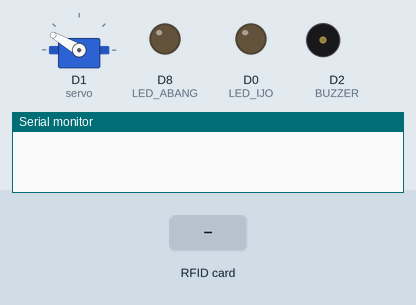
Simulated run of this sketch. Board: ESP8266 (NodeMCU). On the bench: servo, output pins drawn as LEDs (lit = HIGH), buzzer (waves = sounding), the last lines printed to the serial monitor. The inputs (shaded band) are chosen by the test bench.

Above: at 1.2 s.
1.3 s: RFID card 43 57 31 14 held to the reader
At 1.9 s:
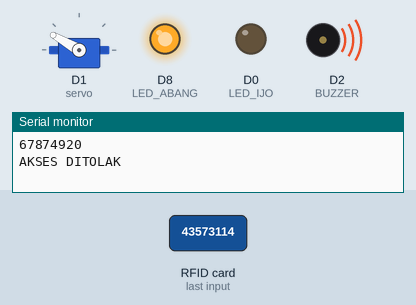
Timing chart, 0 to 4.3 s (numbered marks = the images above; inputs shaded):
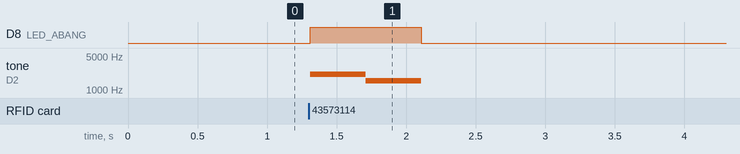

Measured:
- after the input at 1.3 s, D8 (LED_ABANG): LOW → HIGH at once, → LOW 0.80 s later; tone on D2 (BUZZER): silent → 2093 Hz at once, → 1567 Hz 0.40 s later, → silent 0.40 s later

The sketch:

KODIGANE.ino
```cpp
//COKLAT --> GND
//MERAH --> vCC
//ORANGE --> DATA
//PIN DI nodeMCU pakai GPIO
//---------------------------------------------------------------------

#include <SPI.h>
#include <MFRC522.h>
#include <Servo.h>
#define BUZZER D2
#define LED_ABANG D8
#define LED_IJO D0


constexpr uint8_t RST_PIN = D3;     // Configurable, see typical pin layout above
constexpr uint8_t SS_PIN = D4;     // Configurable, see typical pin layout above
MFRC522 rfid(SS_PIN, RST_PIN); // Instance of the class

Servo servo;
MFRC522::MIFARE_Key key;

String tag;

void setup() {
  Serial.begin(115200);
  SPI.begin(); // Init SPI bus
  rfid.PCD_Init(); // Init MFRC522
  servo.attach(5); //D1
  servo.write(150);
  pinMode(BUZZER, OUTPUT);
  pinMode(LED_ABANG, OUTPUT);
  pinMode(LED_IJO, OUTPUT);
  digitalWrite(LED_ABANG, LOW);
}
void loop() {
  if ( ! rfid.PICC_IsNewCardPresent())
    return;
  if (rfid.PICC_ReadCardSerial()) {
    for (byte i = 0; i < 4; i++) {
      tag += rfid.uid.uidByte[i];
    }
    Serial.println(tag);
    if (tag == "14520110727" || tag == "43573114" || tag == "227165926" || tag == "15017423951" ) {
      Serial.println("AKSES DITERIMA");
      digitalWrite(LED_IJO, HIGH);
      tone(BUZZER, 1047);
      delay(400);
      tone(BUZZER, 1319);
      delay(400);
      tone(BUZZER, 1568);
      delay(400);
      tone(BUZZER, 2093);
      delay(400);
      tone(BUZZER, 0);
      servo.write(50);
      delay(3000);
      servo.write(150);
      digitalWrite(BUZZER, LOW);
      digitalWrite(LED_IJO, LOW);

    } else {
      Serial.println("AKSES DITOLAK");
      digitalWrite(LED_ABANG, HIGH);
      tone(BUZZER, 2093);
      delay(400);
      tone(BUZZER, 1567);
      delay(400);
      tone(BUZZER, 0);
      digitalWrite(LED_ABANG, LOW);
    }
    tag = "";
    rfid.PICC_HaltA();
    rfid.PCD_StopCrypto1();
  }
}
```
